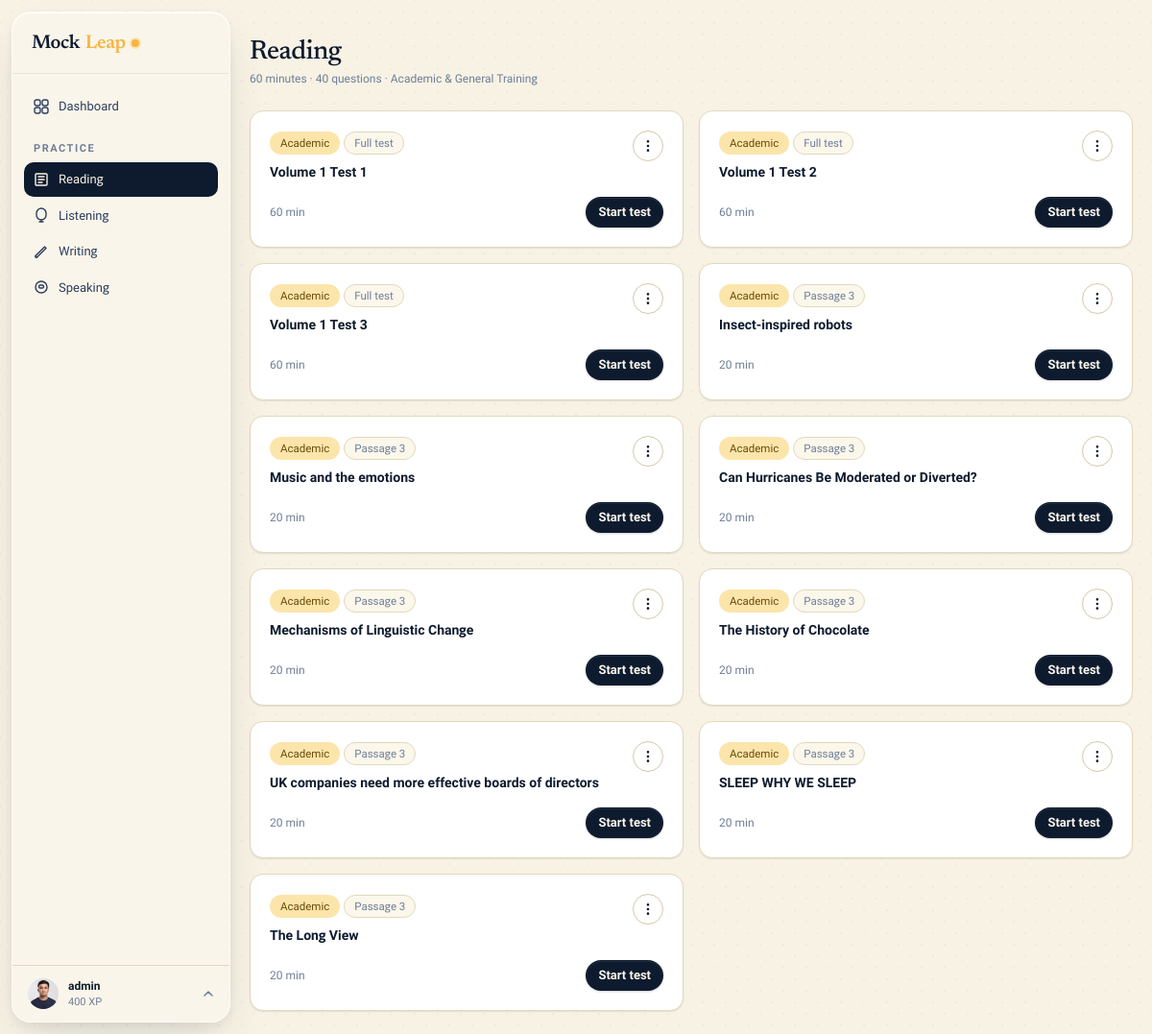
Screenshot of /reading/ (signed in) with the database file from the repository.
### apps/accounts/models.py (models this page shows, shortened)
class User(AbstractUser):
    ROLE_STUDENT = 'student'
    ROLE_TEACHER = 'teacher'
    ROLE_ADMIN = 'admin'
    ROLE_CHOICES = [
        (ROLE_STUDENT, 'Student'),
        (ROLE_TEACHER, 'Teacher'),
        (ROLE_ADMIN, 'Admin'),
    ]
    email = models.EmailField(unique=True)
    role = models.CharField(max_length=10, choices=ROLE_CHOICES, default=ROLE_STUDENT)
    avatar = models.ImageField(upload_to='avatars/', null=True, blank=True)
    bio = models.TextField(blank=True)
    target_band = models.DecimalField(max_digits=3, decimal_places=1, null=True, blank=True)
    test_date = models.DateField(null=True, blank=True)
    country = models.CharField(max_length=100, blank=True)
    timezone = models.CharField(max_length=50, default='UTC')
    dark_mode = models.BooleanField(default=False)
    email_notifications = models.BooleanField(default=True)
    xp = models.PositiveIntegerField(default=0)
    streak_days = models.PositiveIntegerField(default=0)
    last_active = models.DateField(null=True, blank=True)
    created_at = models.DateTimeField(auto_now_add=True)
    USERNAME_FIELD = 'email'
    REQUIRED_FIELDS = ['username']
    class Meta:
        verbose_name = 'User'
        verbose_name_plural = 'Users'

### apps/reading/models.py (models this page shows, shortened)
class ReadingTest(models.Model):
    TYPE_ACADEMIC = 'academic'
    TYPE_GENERAL = 'general'
    TYPE_CHOICES = [(TYPE_ACADEMIC, 'Academic'), (TYPE_GENERAL, 'General Training')]
    title = models.CharField(max_length=200)
    test_type = models.CharField(max_length=10, choices=TYPE_CHOICES, default=TYPE_ACADEMIC)
    duration_minutes = models.PositiveIntegerField(default=60)
    is_published = models.BooleanField(default=False)
    created_by = models.ForeignKey(settings.AUTH_USER_MODEL, on_delete=models.SET_NULL, null=True, related_name='reading_tests_created')
    created_at = models.DateTimeField(auto_now_add=True)

class ReadingPassage(models.Model):
    test = models.ForeignKey(ReadingTest, on_delete=models.CASCADE, related_name='passages')
    order = models.PositiveSmallIntegerField(default=1)
    title = models.CharField(max_length=300)
    content = models.TextField()
    source = models.CharField(max_length=255, blank=True)
    questions_html = models.TextField(blank=True, help_text="Raw HTML for the questions section")
    answer_key = models.JSONField(default=dict, help_text="JSON mapping of question numbers to correct answers e.g. {'1': 'A', '2': 'TRUE'}")
    class Meta:
        ordering = ['order']

### apps/reading/views.py (the view)
# urls.py: path('', views.test_list, name='list'),
@login_required
def test_list(request):
    tests = ReadingTest.objects.filter(is_published=True)
    attempts = ReadingAttempt.objects.filter(user=request.user).select_related('test')
    return render(request, 'reading/list.html', {'tests': tests, 'attempts': attempts})

### apps/core/context_processors.py (called while the page is built)
def site_context(request):
    ctx = {
        'brand': getattr(settings, 'MOCKLEAP_BRAND', 'MockLeap'),
        'dark_mode': getattr(request.user, 'dark_mode', False) if request.user.is_authenticated else False,
        'unread_count': 0,
    }
    if request.user.is_authenticated:
        try:
            from apps.notifications.models import Notification
            ctx['unread_count'] = Notification.objects.filter(user=request.user, is_read=False).count()
        except Exception:
            pass
    return ctx

### templates/reading/list.html (shortened to what this page needs)
{% extends "layouts/app.html" %}
{% block content %}
<div class="flex items-center justify-between mb-6">
  <div>
    <h1 class="h-display" style="font-size:28px;">Reading</h1>
    <p class="t-meta mt-1">60 minutes · 40 questions · Academic &amp; General Training</p>
  </div>
</div>
{% if tests %}
<div class="grid grid-cols-1 md:grid-cols-2 xl:grid-cols-3 gap-4">
  {% for test in tests %}
  <div class="ml-card p-5 flex flex-col gap-4 relative">
    <div class="flex items-start justify-between gap-3">
      <div>
        <span class="ml-chip {% if test.test_type == 'academic' %}ml-chip-accent{% else %}ml-chip-ok{% endif %} mb-2">{{ test.get_test_type_display }}</span>
        {% with pc=test.passages.count %}
        {% if pc == 3 %}
        <span class="ml-chip mb-2" style="background:var(--surface-2);color:var(--muted);">Full test</span>
        {% elif pc == 1 %}
        <span class="ml-chip mb-2" style="background:var(--surface-2);color:var(--muted);">Passage {{ test.passages.first.order }}</span>
        {% elif pc > 0 %}
        <span class="ml-chip mb-2" style="background:var(--surface-2);color:var(--muted);">{{ pc }} passage{{ pc|pluralize }}</span>
        {% endif %}
        {% endwith %}
        <h3 class="text-sm font-semibold" style="color:var(--ink);">{{ test.title }}</h3>
      </div>
      {% if request.user.is_superuser %}
      <div class="relative" x-data="{ open: false }">
        <button @click="open = !open" @click.outside="open = false" class="ml-btn ml-btn-ghost ml-btn-sm" style="padding:4px; min-width:32px;">
          <svg width="16" height="16" viewBox="0 0 24 24" fill="none" stroke="currentColor" stroke-width="2"><circle cx="12" cy="12" r="1"></circle><circle cx="12" cy="5" r="1"></circle><circle cx="12" cy="19" r="1"></circle></svg>
        </button>
      </div>
      {% endif %}
    </div>
    <div class="flex items-center gap-3 mt-auto">
      <span class="t-meta text-xs">{{ test.duration_minutes }} min</span>
      <a href="{% url 'reading:exam' test.pk %}" class="ml-btn ml-btn-primary ml-btn-sm" style="margin-left:auto;">Start test</a>
    </div>
  </div>
  {% endfor %}
</div>
{% else %}
<div class="py-20 text-center">
  <div class="text-4xl mb-4">📖</div>
  <h3 class="h-display" style="font-size:24px;">No tests yet</h3>
  <p class="t-body mt-2">Reading tests will appear here once published.</p>
</div>
{% endif %}
{% endblock %}

### templates/layouts/app.html (shortened to what this page needs)
{% extends "base/base.html" %}
{% block body %}
<div class="flex min-h-screen">
  {% include "components/sidebar.html" %}
  <div class="flex-1 flex flex-col min-w-0 md:ml-60" id="main-area">
    <main class="flex-1 p-5 md:p-6" id="main-content" style="padding-top:40px;">
      {% block content %}{% endblock %}
    </main>
  </div>
</div>
{% endblock %}

### templates/base/base.html (shortened to what this page needs)
<!DOCTYPE html>
<html lang="en" class="{% if request.user.is_authenticated and request.user.dark_mode %}dark{% endif %}">
<head>
  {% load static %}
  <link rel="stylesheet" href="{% static 'css/main.css' %}">
  <link rel="stylesheet" href="{% static 'css/design.css' %}">
</head>
<body class="min-h-screen" hx-headers='{"X-CSRFToken": "{{ csrf_token }}"}'>
  {% block body %}{% endblock %}
</body>
</html>

### templates/components/sidebar.html (shortened to what this page needs)
{% load static %}
<aside id="sidebar" class="fixed z-30 w-60 flex flex-col -translate-x-full md:translate-x-0 transition-transform duration-300"
       style="top:12px;bottom:12px;left:12px;width:228px;border-radius:20px;
              background:rgba(250,246,236,0.90);
              backdrop-filter:blur(28px) saturate(180%);
              -webkit-backdrop-filter:blur(28px) saturate(180%);
              border:1px solid rgba(255,255,255,0.72);
              box-shadow:0 1px 0 rgba(255,255,255,.85) inset,
                         0 4px 12px rgba(14,27,46,.06),
                         0 20px 48px -12px rgba(14,27,46,.14);
              overflow:hidden;">
  <div class="h-16 flex items-center px-5 border-b flex-shrink-0" style="border-color:var(--border);">
    {% include "components/brand.html" %}
  </div>
  <nav class="flex-1 overflow-y-auto py-4 px-3 space-y-0.5" role="navigation" aria-label="Sidebar navigation">
    <a href="{% url 'dashboard:home' %}" class="nav-item {% if request.resolver_match.app_name == 'dashboard' %}active{% endif %}">
      Dashboard
    </a>
    <p class="t-eyebrow px-2.5 pt-4 pb-1">Practice</p>
    <a href="{% url 'reading:list' %}" class="nav-item {% if request.resolver_match.app_name == 'reading' %}active{% endif %}">
      <svg width="16" height="16" viewBox="0 0 16 16" fill="none"><path d="M3 2h10a1 1 0 011 1v10a1 1 0 01-1 1H3a1 1 0 01-1-1V3a1 1 0 011-1z" stroke="currentColor" stroke-width="1.4"/><path d="M5 5h6M5 8h6M5 11h4" stroke="currentColor" stroke-width="1.4" stroke-linecap="round"/></svg>
      Reading
    </a>
    <a href="{% url 'listening:list' %}" class="nav-item {% if request.resolver_match.app_name == 'listening' %}active{% endif %}">
      <svg width="16" height="16" viewBox="0 0 16 16" fill="none"><path d="M8 1a5 5 0 015 5v2a5 5 0 01-10 0V6a5 5 0 015-5z" stroke="currentColor" stroke-width="1.4"/><path d="M8 13v2M6 15h4" stroke="currentColor" stroke-width="1.4" stroke-linecap="round"/></svg>
      Listening
    </a>
    <a href="{% url 'writing:list' %}" class="nav-item {% if request.resolver_match.app_name == 'writing' %}active{% endif %}">
      <svg width="16" height="16" viewBox="0 0 16 16" fill="none"><path d="M2 12.5L3.5 14 13 4.5 11.5 3 2 12.5z" stroke="currentColor" stroke-width="1.4" stroke-linejoin="round"/><path d="M2 12.5V14h1.5" stroke="currentColor" stroke-width="1.4" stroke-linecap="round" stroke-linejoin="round"/></svg>
      Writing
    </a>
    <a href="{% url 'speaking:list' %}" class="nav-item {% if request.resolver_match.app_name == 'speaking' %}active{% endif %}">
      <svg width="16" height="16" viewBox="0 0 16 16" fill="none"><circle cx="8" cy="8" r="6" stroke="currentColor" stroke-width="1.4"/><path d="M5.5 7.5c0-.828.672-1.5 1.5-1.5h2a1.5 1.5 0 010 3H7A1.5 1.5 0 015.5 7.5z" stroke="currentColor" stroke-width="1.4"/></svg>
      Speaking
    </a>
  </nav>
  <div class="border-t flex-shrink-0" style="border-color:var(--border);position:relative;" id="ml-profile-zone">
    <button id="ml-profile-btn" type="button" style="
        width:100%;display:flex;align-items:center;gap:10px;
        padding:12px 16px;border:none;cursor:pointer;
        background:transparent;font-family:inherit;
        transition:background .12s;">
      {% if user.avatar %}
        <img src="{{ user.avatar.url }}" alt="" style="width:32px;height:32px;border-radius:50%;object-fit:cover;flex-shrink:0;">
      {% else %}
        <div style="width:32px;height:32px;border-radius:50%;display:flex;align-items:center;justify-content:center;font-size:12px;font-weight:700;flex-shrink:0;background:var(--accent-soft);color:var(--ink);">{{ user.username|first|upper }}</div>
      {% endif %}
      <div style="min-width:0;flex:1;text-align:left;">
        <p style="font-size:12px;font-weight:600;color:var(--ink);white-space:nowrap;overflow:hidden;text-overflow:ellipsis;margin:0;">{{ user.get_full_name|default:user.username }}</p>
        <p style="font-size:11px;color:var(--muted);margin:0;">{{ user.xp }} XP</p>
      </div>
      <svg id="ml-profile-chevron" width="12" height="12" viewBox="0 0 12 12" fill="none" style="color:var(--muted);flex-shrink:0;transition:transform .2s;">
        <path d="M2 8l4-4 4 4" stroke="currentColor" stroke-width="1.5" stroke-linecap="round" stroke-linejoin="round"/>
      </svg>
    </button>
  </div>
</aside>

### templates/components/brand.html (shortened to what this page needs)
<a href="/" class="ml-mark no-underline">
  <span class="h-serif">Mock</span><span class="h-serif" style="color:var(--accent)">Leap</span>
  <span class="ml-mark-dot"></span>
</a>

### static/css/design.css (style rules this page uses)
#sidebar { background: rgba(250, 246, 236, 0.90) !important; backdrop-filter: blur(28px) saturate(180%) !important; -webkit-backdrop-filter: blur(28px) saturate(180%) !important; border: 1px solid rgba(255, 255, 255, 0.72) !important; box-shadow: 0 1px 0 rgba(255,255,255,.85) inset, 0 4px 12px rgba(14,27,46,.06), 0 20px 48px -12px rgba(14,27,46,.14) !important; }
#sidebar .border-b { border-color: rgba(14,27,46,.07) !important; }
.nav-item { font-size: 13px !important; padding: 8px 10px !important; border-radius: 10px !important; font-weight: 500 !important; transition: background .12s !important; }
.nav-item.active { background: var(--ink) !important; color: var(--bg) !important; }
.ml-card { transition: transform .18s cubic-bezier(.22,.68,0,1.2), box-shadow .18s ease !important; }

### rows the page displays
User: avatar (picture), get_full_name "admin", xp "400"
ReadingTest: test_type "Academic", shows "Full test", title "Volume 1 Test 1", duration_minutes "60"
ReadingTest: test_type "Academic", shows "Full test", title "Volume 1 Test 2", duration_minutes "60"
ReadingTest: test_type "Academic", shows "Full test", title "Volume 1 Test 3", duration_minutes "60"
ReadingTest: test_type "Academic", passages.first.order "3", title "Insect-inspired robots", duration_minutes "20"
ReadingTest: test_type "Academic", passages.first.order "3", title "Music and the emotions", duration_minutes "20"
ReadingTest: test_type "Academic", passages.first.order "3", title "Can Hurricanes Be Moderated or Diverted?", duration_minutes "20"
ReadingTest: test_type "Academic", passages.first.order "3", title "Mechanisms of Linguistic Change", duration_minutes "20"
ReadingTest: test_type "Academic", passages.first.order "3", title "The History of Chocolate", duration_minutes "20"
ReadingTest: test_type "Academic", passages.first.order "3", title "UK companies need more effective boards of directors", duration_minutes "20"
ReadingTest: test_type "Academic", passages.first.order "3", title "SLEEP WHY WE SLEEP", duration_minutes "20"
ReadingTest: test_type "Academic", passages.first.order "3", title "The Long View", duration_minutes "20"
